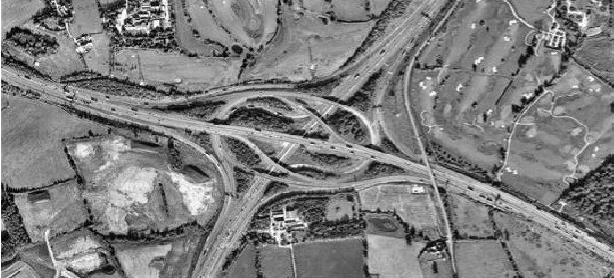
#> input picture PRE/Original_BnW.png, 614 x 278 px
$ python Image_Enhancement.py
#> lines starting #> are read from the running program, lines starting #| are printed output that depends on the picture
import numpy as np
import cv2 as cv

image = cv.imread('Original_BnW.png',0)
#> image is the input picture: shape (278, 614); min 0, max 255, mean 125.9

#This part is to apply simple linear transformation for brightness and contrast
# taking alpha and beta for adjusting contrast and brightness
# alpha = float(input('* Enter the alpha value [1.0-3.0]: '))
# beta = int(input('* Enter the beta value [0-100]: '))

# new_image = np.zeros(image.shape, image.dtype)

# Doing the operation new_image(i,j) = alpha*image(i,j) + beta
# new_image = cv.convertScaleAbs(image, alpha=alpha, beta=beta)

# non linear transformation,i.e, gamma correction

gamma = 2

lookUpTable = np.empty((1,256), np.uint8)
for i in range(256):
    lookUpTable[0,i] = np.clip(pow(i / 255.0, gamma) * 255.0, 0, 255)
    res = cv.LUT(image, lookUpTable)
#> this loop made 256 passes
#> pass 1, `res = cv.LUT(image, lookUpTable)`:
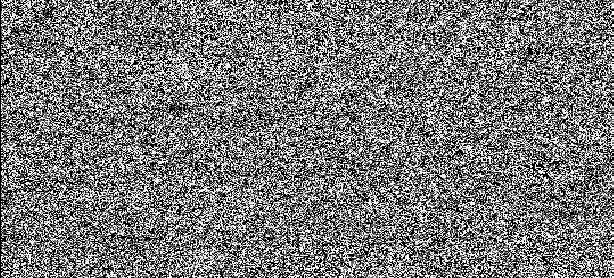
#> res: shape (278, 614); min 0, max 255, mean 119.7


cv.imshow('Original Image', image)
cv.imshow('New Image', res)
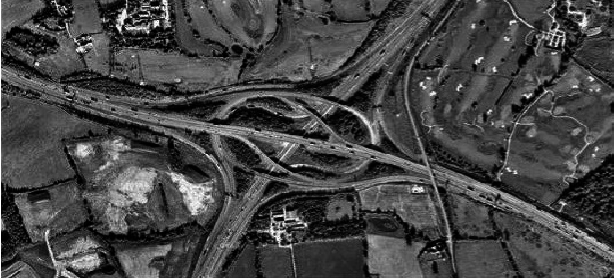
#> window 'New Image': shape (278, 614); min 0, max 255, mean 69.3
cv.waitKey(0)
cv.destroyAllWindows()

#saving the image after enhacment
#cv.imwrite('Enhanced_img.png',image)
